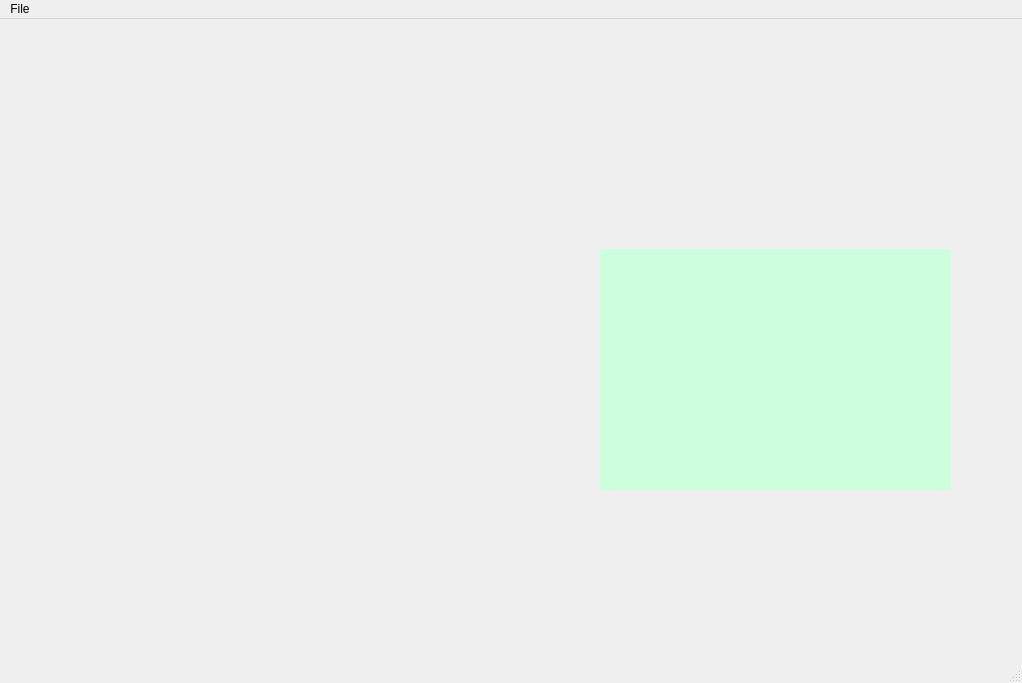
<?xml version="1.0" encoding="UTF-8"?>
<ui version="4.0">
 <class>MainWindow</class>
 <widget class="QMainWindow" name="MainWindow">
  <property name="geometry">
   <rect>
    <x>0</x>
    <y>0</y>
    <width>1022</width>
    <height>683</height>
   </rect>
  </property>
  <property name="maximumSize">
   <size>
    <width>1022</width>
    <height>16777215</height>
   </size>
  </property>
  <property name="windowTitle">
   <string>MainWindow</string>
  </property>
  <property name="styleSheet">
   <string notr="true">#toolBar {
	background-color:rgb(205, 255, 223);
}</string>
  </property>
  <widget class="QWidget" name="centralwidget">
   <widget class="Canvas" name="canvas" native="true">
    <property name="geometry">
     <rect>
      <x>50</x>
      <y>10</y>
      <width>531</width>
      <height>461</height>
     </rect>
    </property>
   </widget>
   <widget class="animationpreview" name="animation" native="true">
    <property name="geometry">
     <rect>
      <x>600</x>
      <y>10</y>
      <width>351</width>
      <height>201</height>
     </rect>
    </property>
   </widget>
   <widget class="Toolbar" name="toolBar" native="true">
    <property name="geometry">
     <rect>
      <x>600</x>
      <y>230</y>
      <width>351</width>
      <height>241</height>
     </rect>
    </property>
   </widget>
   <widget class="FramesBar" name="frames" native="true">
    <property name="geometry">
     <rect>
      <x>51</x>
      <y>470</y>
      <width>901</width>
      <height>111</height>
     </rect>
    </property>
   </widget>
   <widget class="StartScreen" name="startscreen" native="true">
    <property name="geometry">
     <rect>
      <x>30</x>
      <y>0</y>
      <width>931</width>
      <height>541</height>
     </rect>
    </property>
   </widget>
  </widget>
  <widget class="QStatusBar" name="statusbar"/>
  <widget class="QMenuBar" name="menubar">
   <property name="geometry">
    <rect>
     <x>0</x>
     <y>0</y>
     <width>1022</width>
     <height>24</height>
    </rect>
   </property>
   <widget class="QMenu" name="menuFile">
    <property name="title">
     <string>File</string>
    </property>
    <addaction name="actionSave"/>
   </widget>
   <addaction name="menuFile"/>
  </widget>
  <action name="actionSave">
   <property name="text">
    <string>Save</string>
   </property>
  </action>
 </widget>
 <customwidgets>
  <customwidget>
   <class>Toolbar</class>
   <extends>QWidget</extends>
   <header location="global">toolbar.h</header>
   <container>1</container>
  </customwidget>
  <customwidget>
   <class>StartScreen</class>
   <extends>QWidget</extends>
   <header location="global">startscreen.h</header>
   <container>1</container>
  </customwidget>
  <customwidget>
   <class>Canvas</class>
   <extends>QWidget</extends>
   <header location="global">canvas.h</header>
   <container>1</container>
  </customwidget>
  <customwidget>
   <class>animationpreview</class>
   <extends>QWidget</extends>
   <header location="global">animationpreview.h</header>
   <container>1</container>
  </customwidget>
  <customwidget>
   <class>FramesBar</class>
   <extends>QWidget</extends>
   <header location="global">framesbar.h</header>
   <container>1</container>
  </customwidget>
 </customwidgets>
 <resources/>
 <connections/>
</ui>
